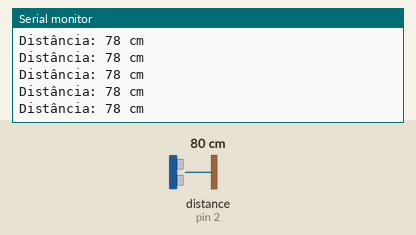
Bench run of a sketch on a simulated Arduino Uno, built with avr-gcc and run on an emulated ATmega328P. Shown: the last lines printed to the serial monitor. Wiring (inferred from the names in the program): ultrasonic range finder: trigger pin 3; echo pin 2. The test bench sets the inputs (shaded band); at power-on: distance to the obstacle (sensor on pin 2) 80 cm. The echo pulse lasts 58.3 µs per cm.

Above: at 1.2 s.
1.3 s: distance to the obstacle (sensor on pin 2) set to 2 cm
At 2.1 s:
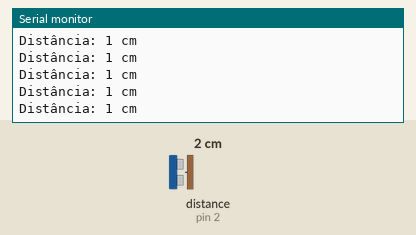
4.3 s: distance to the obstacle (sensor on pin 2) set to 18 cm
At 4.8 s:
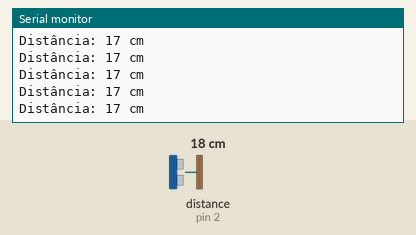
7.3 s: distance to the obstacle (sensor on pin 2) set to 120 cm
At 7.8 s:
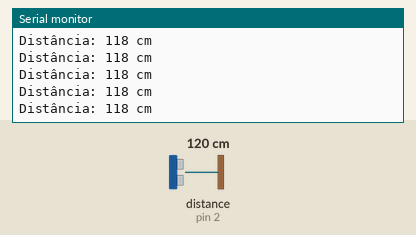
13.3 s: distance to the obstacle (sensor on pin 2) set to 4 cm
At 14.3 s:
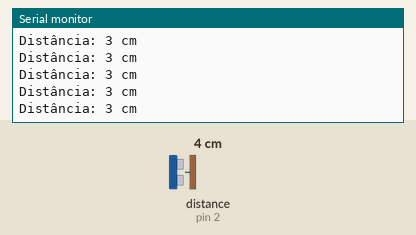
16.3 s: distance to the obstacle (sensor on pin 2) set to 35 cm
At 17.1 s:
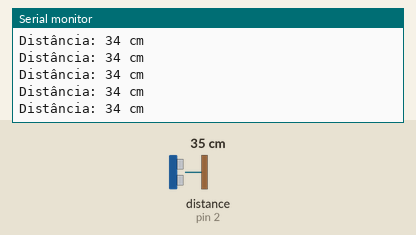
19.3 s: distance to the obstacle (sensor on pin 2) set to 9 cm
At 19.8 s:
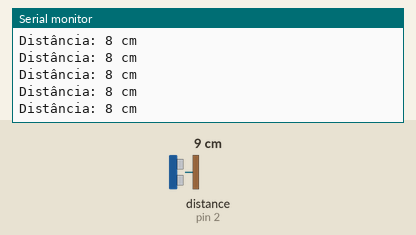
Timing chart, 0 to 22.3 s (numbered marks = the images above; inputs shaded):
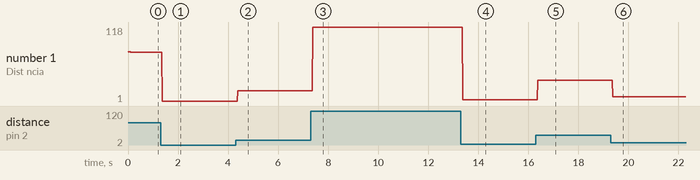

The sketch:

distance-sensor.ino
```cpp
#define echoPin 2
#define trigger_PIN 3

long duration;
int distance;

void setup()
{
    pinMode(trigger_PIN, OUTPUT);
    pinMode(echoPin, INPUT);
    Serial.begin(9600);
}

void loop()
{
    digitalWrite(trigger_PIN, LOW);
    delayMicroseconds(2);
    digitalWrite(trigger_PIN, HIGH);
    delayMicroseconds(10);
    digitalWrite(trigger_PIN, LOW);
    // Reads the echoPin, returns the sound wave travel time in microseconds
    duration = pulseIn(echoPin, HIGH);
    distance = duration * 0.034 / 2; // Speed of sound wave divided by 2 (go and back)
    Serial.print("Distância: ");
    Serial.print(distance);
    Serial.println(" cm");
}
```

Measured:
- after the input at 1.3 s, the serial monitor: prints a new line after 0.07 s (image 1)
- after the input at 4.3 s, the serial monitor: prints a new line after 0.08 s (image 2)
- after the input at 7.3 s, the serial monitor: prints a new line after 0.09 s (image 3)
- after the input at 13.3 s, the serial monitor: prints a new line after 0.08 s (image 4)
- after the input at 16.3 s, the serial monitor: prints a new line after 0.07 s (image 5)
- after the input at 19.3 s, the serial monitor: prints a new line after 0.08 s (image 6)
- plotted number 1: 78 → 1 after the input at 1.3 s, 1 → 17 after the input at 4.3 s, 17 → 118 after the input at 7.3 s, 118 → 3 after the input at 13.3 s, 3 → 34 after the input at 16.3 s
